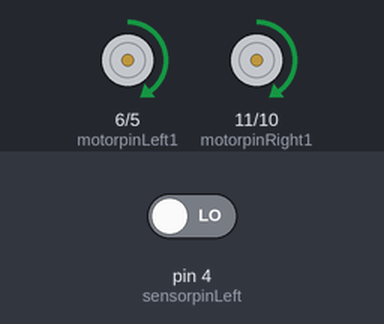
The sketch below on a simulated Arduino Uno, built with avr-gcc and run on an emulated ATmega328P. On the bench: motor-driver pin pairs drawn as motors (green arrow = first pin HIGH = forward, orange = second pin HIGH = backward, longer = more drive). The test bench sets the inputs (shaded band); at power-on: pin 4 (sensorpinLeft) LOW. What the sketch prints to the serial monitor is not drawn.

Above: at 0.05 s.
Timing chart, 0 to 3.0 s (numbered marks = the images above):
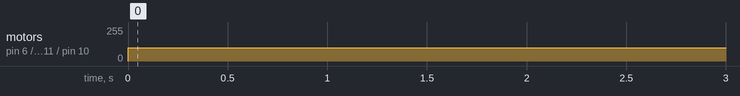

Measured:
- by itself, motor on pin 6 (motorpinLeft1) / pin 5 (motorpinLeft2), motor on pin 11 (motorpinRight1) / pin 10 (motorpinRight2): stopped → forward 100/255 at 0.00 s

The sketch:

MAZE_BOT_BASE_CODE.ino
```cpp
/* This program is for lesson 8. The code you find below is only the "base code" which means
 *  that this code will get you some of the way but it is expected that you will complete
 *  the rest of the journey on your own. Good Luck!
 */

// Make sure the pins you're using on the Arduino match these numbers.
//Arduino pins connected to IR Light sensors
const int sensorpinRight = 2;
const int sensorpinMid = 3;
const int sensorpinLeft = 4;

//Arduino pins connected to motor driver shield
//motor A
const int motorpinLeft1 = 6;
const int motorpinLeft2 = 5;
//motor B
const int motorpinRight1 = 11;
const int motorpinRight2 = 10;


// Setup code will only run once at the start of the program.
void setup() {

  // Set each motor pin as output so we can send instructions to the motors.
  pinMode(motorpinLeft1, OUTPUT);
  pinMode(motorpinLeft2, OUTPUT);
  pinMode(motorpinRight1, OUTPUT);
  pinMode(motorpinRight1, OUTPUT);

  // Set sensor pins as input so that we can read information from them.
  pinMode(sensorpinLeft, INPUT);
  pinMode(sensorpinMid, INPUT);
  pinMode(sensorpinRight, INPUT);

  // Allow us to print to the serial console
  Serial.begin(9600);
  Serial.println("Setup complete");

}

// Create functions that tell the Arduino how to move the robot

// stop motors function
void stopMotors() {

  analogWrite(motorpinLeft1, 0);
  analogWrite(motorpinLeft2, 0);
  analogWrite(motorpinRight1, 0);
  analogWrite(motorpinRight2, 0);

}

// motors forward function, this accepts parameters passed to it - speed(values: 0-255) and time(values:milliseconds)
void motorsForward(int speed, int milliseconds) {

  analogWrite(motorpinLeft1, speed);
  analogWrite(motorpinRight1, speed);
  delay(milliseconds);
  //call the stopMotors() function
  stopMotors();

}

// motors backward function, this accepts parameters passed to it - speed(values: 0-255) and time(values:milliseconds)
void motorsBackward(int speed, int milliseconds) {

  //finish this function enter your own code below

  //call the stopMotors() function
  stopMotors();
}

// Point turn left function, this turns the Mazebot in a sharpLeft direction
// this accepts parameters passed to it - speed(values: 0-255) and time(values:milliseconds)
void pointTurnLeft(int speed, int milliseconds){

    //finish this function enter your own code below
    //call the stopMotors() function
    stopMotors();
}

// Point turn right function, this turns the Mazebot in a sharp right direction
// this accepts parameters passed to it - speed(values: 0-255) and time(values:milliseconds)
void pointTurnRight(int speed, int milliseconds){

    //finish this function

    //call the stopMotors() function
    stopMotors();
}


// Loop code will run after the setup code and keep running over and over again forever until the power is shut off.
void loop() {

  // object on right of MazeBot
  // LOW means that something has been detected
  if (digitalRead(sensorpinLeft) == HIGH && digitalRead(sensorpinMid) == HIGH && digitalRead(sensorpinRight) == LOW){
    //send message to serial monitor
    Serial.println("Object detected on our right!");
    // drive backward at speed 150 for 500 milliseconds (0.5 seconds)
    motorsBackward(150, 500);
    // turn left sharply
    pointTurnLeft(255, 500);


  }

    //object in front of MazeBot
    else if (digitalRead(sensorpinLeft) == HIGH && digitalRead(sensorpinMid) == LOW && digitalRead(sensorpinRight) == HIGH ) {
    //send message to serial monitor
    Serial.println("Object directly in front of us!");

    // drive backward at speed 150 for 500 milliseconds (0.5 seconds)
    motorsBackward(150, 500);
    // turn left sharply
    pointTurnLeft(255, 500);


  }

  // object on left of MazeBot enter your code below this line


  //no object in front
  else {
    //send message to serial monitor
    // drive backward at speed 150 for 500 milliseconds (0.5 seconds)
    Serial.println("No objects detected. Keep on rolling");
    //drives forward at speed 100 for 1000 milliseconds
    motorsForward(100, 1000);
  }


}
```
